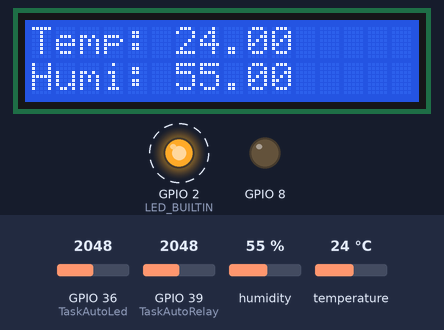
A sketch run on a simulated ESP32. On the bench: 16×2 character LCD, output pins drawn as LEDs (lit = HIGH). Dashed ring = blinking. Inputs (shaded band) come from the test bench; at power-on: GPIO 39 (TaskAutoRelay) = 2048, humidity 55 %, temperature 24 °C, GPIO 36 (TaskAutoLed) = 2048. What the sketch prints to the serial monitor is not drawn.

Above: at 0.96 s.
1.3 s: GPIO 39 (TaskAutoRelay) set to 52
4.5 s: GPIO 39 (TaskAutoRelay) set to 47
At 5.36 s:
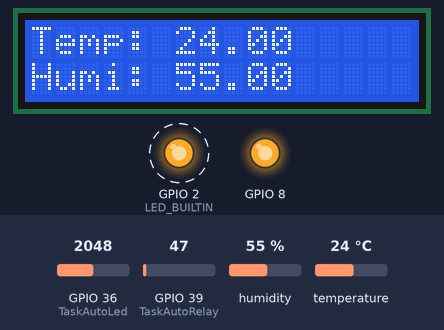
7.1 s: humidity set to 22 %
At 10.36 s:
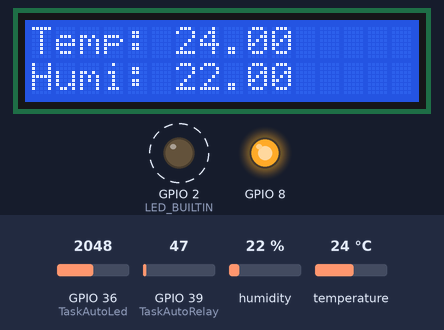
11.7 s: temperature set to 12 °C
At 15.36 s:
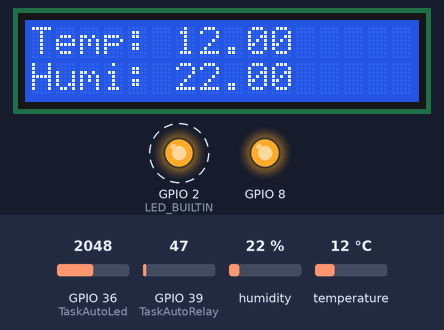
16.6 s: humidity set to 40 %
At 20.57 s:
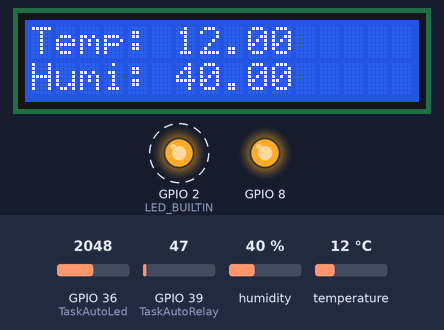
21.5 s: temperature set to 19 °C
At 25.77 s:
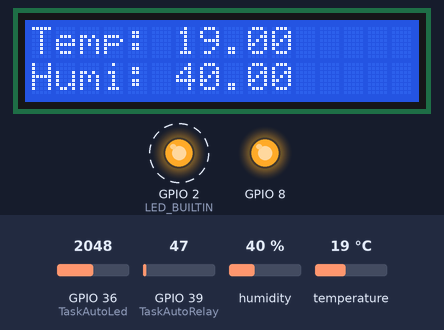
Timing chart, 0 to 27.4 s (numbered marks = the images above; inputs shaded):
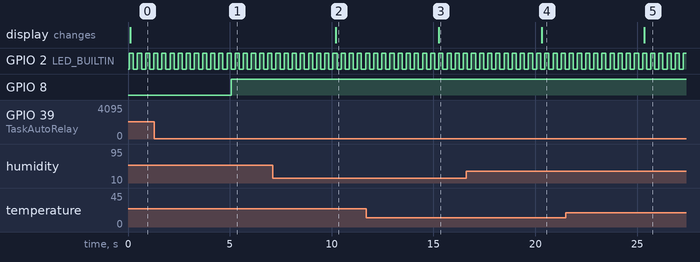

The sketch:

1_RTOS_1.ino
```cpp
#include <Adafruit_NeoPixel.h>
#include "LiquidCrystal_I2C.h";
#include "DHT20.h"

// Define your tasks here
void TaskBlink(void* params);
void TaskReadTemperatureAndHumidity(void* params);
void TaskAutoRelay(void* params);
void TaskAutoLed(void* params);

//Define your components here
Adafruit_NeoPixel pixels3(4, D7, NEO_GRB + NEO_KHZ800);
LiquidCrystal_I2C lcd(0x21, 16, 2);
DHT20 dht;

void setup() {

  // Initialize serial communication at 115200 bits per second:
  Serial.begin(115200);

  xTaskCreate( TaskBlink, "Task Blink" ,2048  ,NULL  ,2 , NULL);
  xTaskCreate( TaskReadTemperatureAndHumidity, "Task Read Temp And Humi" ,2048  ,NULL  ,2 , NULL);
  xTaskCreate( TaskAutoRelay, "Task Auto Relay" ,2048  ,NULL  ,2 , NULL);
  xTaskCreate( TaskAutoLed, "Task Auto Led" ,2048  ,NULL  ,2 , NULL);
  //Now the task scheduler is automatically started.
  Serial.printf("Basic Multi Threading Arduino Example\n");

  lcd.init();
  lcd.backlight();
}

void loop() {
}
/*--------------------------------------------------*/
/*---------------------- Tasks ---------------------*/
/*--------------------------------------------------*/
void TaskBlink(void *pvParameters) {  // This is a task.
  pinMode(LED_BUILTIN, OUTPUT);

  while(1) {
    digitalWrite(LED_BUILTIN, HIGH);  // turn the LED ON
    delay(200);
    digitalWrite(LED_BUILTIN, LOW);  // turn the LED OFF
    delay(200);
  }
}


void TaskReadTemperatureAndHumidity(void* params){  // This is a task.
  while(1) {
    Serial.println("Task Read Temperature and Humidity");
    dht.read();
    lcd.clear();
    lcd.setCursor(0,0);
    lcd.print("Temp: ");
    lcd.print(dht.getTemperature());
    lcd.setCursor(0,1);
    lcd.print("Humi: ");
    lcd.print(dht.getHumidity());
    delay(5000);
  }
}

void TaskAutoRelay(void* params) {
  pinMode(D9, OUTPUT);

  while(1) {
    Serial.println("Task Auto Relay: " + analogRead(A3));

    if (analogRead(A3) > 500) {
      digitalWrite(D9, LOW);
    }

    if (analogRead(A3) < 50) {
      digitalWrite(D9, HIGH);
    }

    delay(1000);
  }
}

void TaskAutoLed(void* params) {
  pinMode(A0, INPUT);

  while(1) {
    Serial.println("Task Auto Led");

    int sensorValue = analogRead(A0);
    if (sensorValue > 1000) {
      pixels3.setPixelColor(0, pixels3.Color(0,0,0));
      pixels3.setPixelColor(1, pixels3.Color(0,0,0));
      pixels3.setPixelColor(2, pixels3.Color(0,0,0));
      pixels3.setPixelColor(3, pixels3.Color(0,0,0));
      pixels3.show();
    }
    if (sensorValue < 999) {
      pixels3.setPixelColor(0, pixels3.Color(255,255,255));
      pixels3.setPixelColor(1, pixels3.Color(255,255,255));
      pixels3.setPixelColor(2, pixels3.Color(255,255,255));
      pixels3.setPixelColor(3, pixels3.Color(255,255,255));
      pixels3.show();
    }

    delay(1000);
  }
}
```

Measured:
- the behaviour switches between 50 and 49 on GPIO 39 (TaskAutoRelay) (found by bisection; images 0 and 1)
- after the input at 4.5 s, GPIO 8: LOW → HIGH after 0.57 s
- after the input at 7.1 s, the display: changes after 3.1 s (image 2)
- after the input at 11.7 s, the display: changes after 3.6 s (image 3)
- after the input at 16.6 s, the display: changes after 3.7 s (image 4)
- after the input at 21.5 s, the display: changes after 3.9 s (image 5)
- by itself, GPIO 2 (LED_BUILTIN): alternates HIGH for 0.20 s and LOW for 0.20 s
